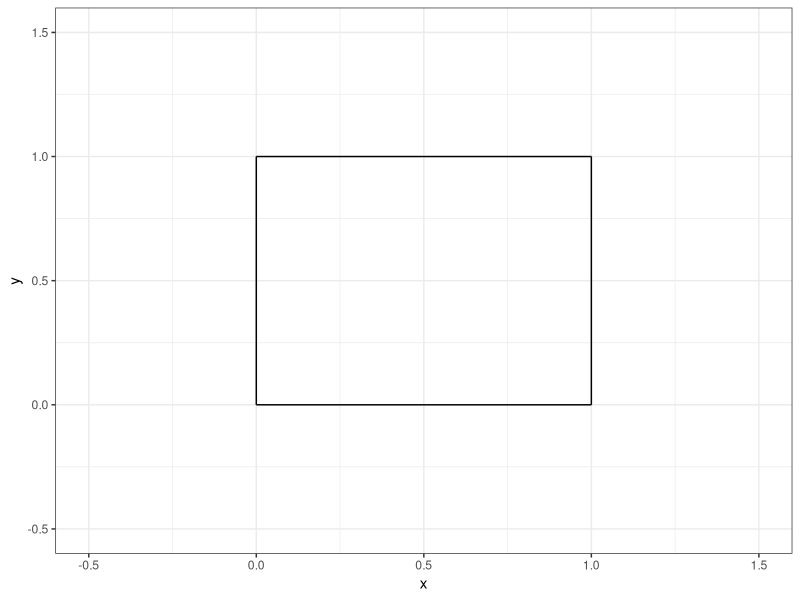
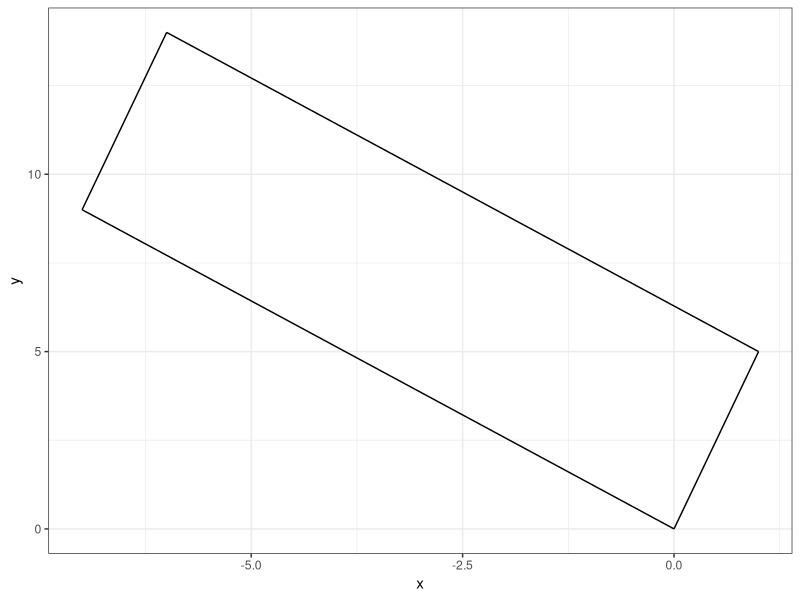
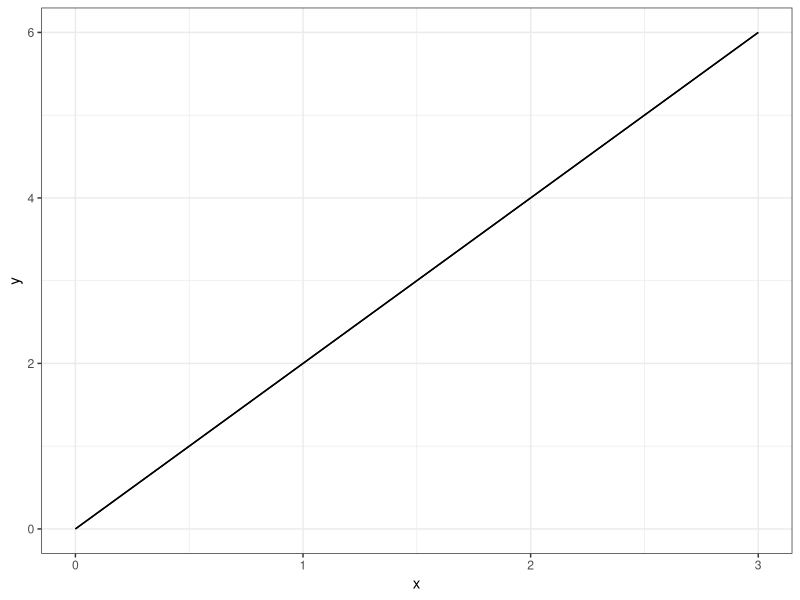
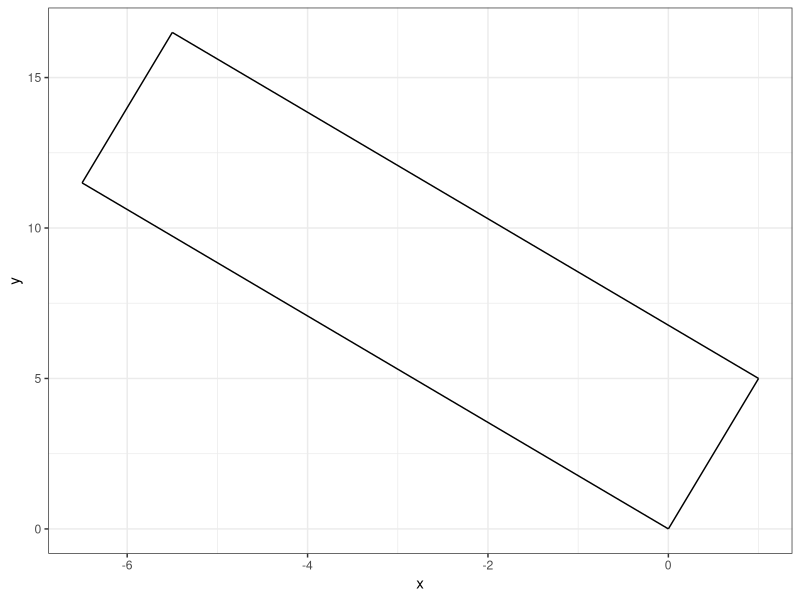

Generate these figures, in order, with R:
## ---- chunk 1
#| echo: false

default_chunk_hook  <- knitr::knit_hooks$get("chunk")

latex_font_size <- c("Huge", "huge", "LARGE", "Large", 
                     "large", "normalsize", "small", 
                     "footnotesize", "scriptsize", "tiny")

knitr::knit_hooks$set(chunk = function(x, options) {
  x <- default_chunk_hook(x, options)
  if(options$size %in% latex_font_size) {
    paste0("\n \\", options$size, "\n\n", 
      x, 
      "\n\n \\normalsize"
    )
  } else {
    x
  }
})

## ---- chunk 2
#| label: load-packages
#| include: false
library(tidyverse)
## ---- chunk 3
#| label: fig-unitsquare
#| fig-cap: "The unit square."
#| fig-width: 3
#| fig-height: 3
#| scale: "80%"
#| fig-align: "center"
#| size: "scriptsize"
p0 <- c(0, 0)
p1 <- c(1, 0)
p2 <- c(1, 1)
p3 <- c(0, 1)
ggplot() +
  geom_segment(aes(x = p0[1], y = p0[2], xend = p1[1], yend = p1[2])) +
  geom_segment(aes(x = p1[1], y = p1[2], xend = p2[1], yend = p2[2])) +
  geom_segment(aes(x = p2[1], y = p2[2], xend = p3[1], yend = p3[2])) +
  geom_segment(aes(x = p3[1], y = p3[2], xend = p0[1], yend = p0[2])) +
  theme_bw() +
  xlim(-0.5, 1.5) +
  ylim(-0.5, 1.5) +
  labs(x = "x", y = "y")
## ---- chunk 4
(A = matrix(data = c(1,-7,5,9), byrow = T, nrow = 2, ncol = 2))
## ---- chunk 5
M = matrix(data = c(1,0,0,1), byrow = T, nrow = 2, ncol = 2)
(T = A %*% M)
## ---- chunk 6
(basis.vector.1 = c(1,5))
(basis.vector.2 = c(-7,9))
## ---- chunk 7
p0 = c(0,0)
p1 = basis.vector.1
p2 = basis.vector.1 + basis.vector.2
p3 = basis.vector.2
## ---- chunk 8
#| label: fig-unitstretch
#| fig-cap: "The unit square stretched."
#| fig-width: 3
#| fig-height: 3
#| scale: "80%"
#| fig-align: "center"
#| size: "scriptsize"
p0
p1
p2
p3
ggplot() +
  geom_segment(aes(x = p0[1], y = p0[2], xend = p1[1], yend = p1[2])) +
  geom_segment(aes(x = p1[1], y = p1[2], xend = p2[1], yend = p2[2])) +
  geom_segment(aes(x = p2[1], y = p2[2], xend = p3[1], yend = p3[2])) +
  geom_segment(aes(x = p3[1], y = p3[2], xend = p0[1], yend = p0[2])) +
  theme_bw() +
  # xlim(-8, 1.5) +
  # ylim(-0.5, 1.5) +
  labs(x = "x", y = "y")
## ---- chunk 9
(det(A))
## ---- chunk 10
(A = matrix(data = c(1,2,2,4), byrow = T, nrow = 2, ncol = 2))
## ---- chunk 11
M = matrix(data = c(1,0,0,1), byrow = T, nrow = 2, ncol = 2)
(T = A %*% M)
## ---- chunk 12
(basis.vector.1 = c(1,2))
(basis.vector.2 = c(2,4))
## ---- chunk 13
p0 = c(0,0)
p1 = basis.vector.1
p2 = basis.vector.1 + basis.vector.2
p3 = basis.vector.2
## ---- chunk 14
#| label: fig-unitline
#| fig-cap: "The unit square transformed into a line."
#| fig-width: 3
#| fig-height: 3
#| scale: "80%"
#| fig-align: "center"
#| size: "scriptsize"
p0
p1
p2
p3
ggplot() +
  geom_segment(aes(x = p0[1], y = p0[2], xend = p1[1], yend = p1[2])) +
  geom_segment(aes(x = p1[1], y = p1[2], xend = p2[1], yend = p2[2])) +
  geom_segment(aes(x = p2[1], y = p2[2], xend = p3[1], yend = p3[2])) +
  geom_segment(aes(x = p3[1], y = p3[2], xend = p0[1], yend = p0[2])) +
  theme_bw() +
  # xlim(-8, 1.5) +
  # ylim(-0.5, 1.5) +
  labs(x = "x", y = "y")
## ---- chunk 15
det(A)
## ---- chunk 16

# Create A

(A = matrix(data = c(1,-7,5,9), byrow = T, nrow = 2, ncol = 2))

# Create M and calculate T

M = matrix(data = c(1,0.5,0,1), byrow = T, nrow = 2, ncol = 2)
(T = A %*% M)

# Create basis vectors (generalized setup)
(basis.vector.1 = T[,1])
(basis.vector.2 = T[,2])


# Find corners from basis vectors

p0 = c(0,0)
p1 = basis.vector.1
p2 = basis.vector.1 + basis.vector.2
p3 = basis.vector.2


# Plot Shape

#| label: fig-unitline
#| fig-cap: "The unit square transformed into a line."
#| fig-width: 3
#| fig-height: 3
#| scale: "80%"
#| fig-align: "center"
#| size: "scriptsize"
p0
p1
p2
p3
ggplot() +
  geom_segment(aes(x = p0[1], y = p0[2], xend = p1[1], yend = p1[2])) +
  geom_segment(aes(x = p1[1], y = p1[2], xend = p2[1], yend = p2[2])) +
  geom_segment(aes(x = p2[1], y = p2[2], xend = p3[1], yend = p3[2])) +
  geom_segment(aes(x = p3[1], y = p3[2], xend = p0[1], yend = p0[2])) +
  theme_bw() +
  # xlim(-8, 1.5) +
  # ylim(-0.5, 1.5) +
  labs(x = "x", y = "y")

# Find area

(det(A))
